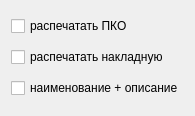
<?xml version="1.0" encoding="UTF-8"?>
<ui version="4.0">
 <class>popupm</class>
 <widget class="QWidget" name="popupm">
  <property name="geometry">
   <rect>
    <x>0</x>
    <y>0</y>
    <width>180</width>
    <height>116</height>
   </rect>
  </property>
  <property name="windowTitle">
   <string>Form</string>
  </property>
  <layout class="QGridLayout" name="gridLayout">
   <item row="0" column="0">
    <widget class="QCheckBox" name="checkBoxPrintCheck">
     <property name="text">
      <string>распечатать ПКО</string>
     </property>
    </widget>
   </item>
   <item row="1" column="0">
    <widget class="QCheckBox" name="checkBoxPrintDoc">
     <property name="text">
      <string>распечатать накладную</string>
     </property>
    </widget>
   </item>
   <item row="2" column="0">
    <widget class="QCheckBox" name="checkBoxShowItemDescr">
     <property name="text">
      <string>наименование + описание</string>
     </property>
    </widget>
   </item>
  </layout>
 </widget>
 <resources/>
 <connections/>
 <slots>
  <slot>clearComboBoxOffice()</slot>
  <slot>clearComboBoxStatus()</slot>
  <slot>clearComboBoxEmployee()</slot>
  <slot>clearComboBoxClients()</slot>
  <slot>clearComboBoxX()</slot>
 </slots>
</ui>
